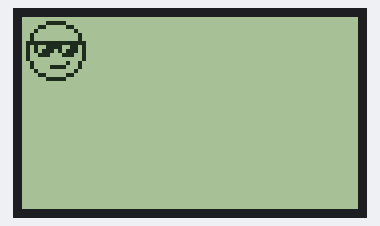
Simulated run of this program. Board: Raspberry Pi Pico running MicroPython. On the bench: 84×48 one-colour display. Library files of the repository ran but are not shown: pcd8544_fb.py.

Above: at 0.05 s.
At 4.96 s:
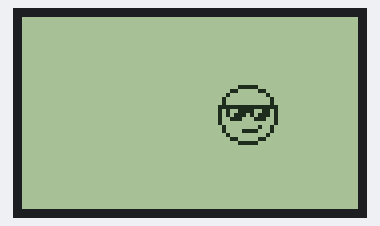
At 9.98 s:
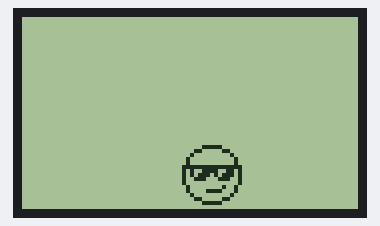
At 19.9 s:
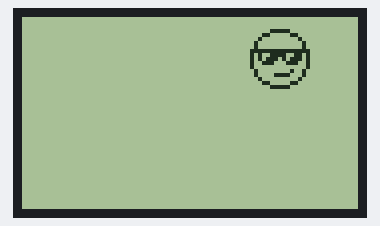
At 29.83 s:
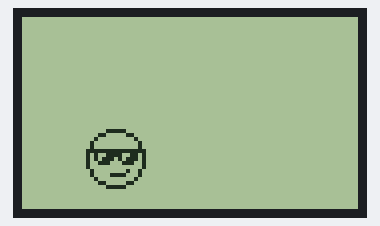
At 39.86 s:
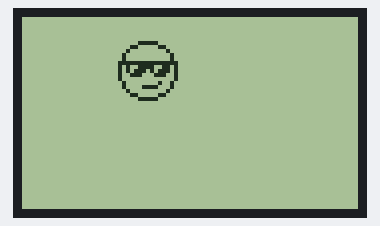

The program:

screen_saver.py
```python
# pcd8544_fb (Nokia 5110) LCD sample for Raspberry Pi Pico
# https://github.com/mcauser/micropython-pcd8544/tree/791d4239d77b0d06192c7ab7903d81a72a53f992/examples
# Connections:
#   Connect the screen up as shown below using the
#   physical pins indicated (physical pin on pico)

#   RST - Reset:                     Pico GP8 (11)     #
#   CE - Chip Enable / Chip select : Pico GP5 ( 7)     #
#   DC - Data/Command :              Pico GP4 ( 6)     #
#   Din - Serial Input (Mosi):       Pico GP7 (10)
#   Clk - SPI Clock:                 Pico GP6 ( 9)
#   Vcc:                             Pico 3V3 (36)
#   BL :                             Pico GP9(12)
#   Gnd:                             Pico GND (38)


import pcd8544_fb
import math
from machine import Pin, SPI
import utime


spi = SPI(0)
spi.init(baudrate=2000000, polarity=0, phase=0)
cs = Pin(5)
dc = Pin(4)
rst = Pin(8)

# set bl on/off
bl = Pin(9, Pin.OUT, value=1)

#initialize lcd
lcd = pcd8544_fb.PCD8544_FB(spi, cs, dc, rst)

import framebuf
buffer = bytearray((pcd8544_fb.HEIGHT // 8) * pcd8544_fb.WIDTH)
fbuf = framebuf.FrameBuffer(buffer, pcd8544_fb.WIDTH, pcd8544_fb.HEIGHT, framebuf.MONO_VLSB)

# smiley 15x15 - col major msb
smiley = bytearray(b'\xE0\x38\xE4\x22\xA2\xE1\xE1\x61\xE1\x21\xA2\xE2\xE4\x38\xE0\x03\x0C\x10\x21\x21\x41\x48\x48\x48\x49\x25\x21\x10\x0C\x03')
smiley_w = 15
smiley_h = 15
smiley_fbuf = framebuf.FrameBuffer(smiley, smiley_w, smiley_h, framebuf.MONO_VLSB)

# area the smiley can move in
bounds_w = pcd8544_fb.WIDTH - smiley_w
bounds_h = pcd8544_fb.HEIGHT - smiley_h

# direction smiley is moving
move_x = 1
move_y = 1

# pause between displaying frames
from time import sleep_ms
pause = 100

# start position
x = 1
y = 1

def render():
    global x
    global y
    global move_x
    global move_y
    # Draw the bitmap
    fbuf.fill(0)
    fbuf.blit(smiley_fbuf, x, y, 0)
    lcd.data(buffer)

    sleep_ms(pause)

    # Move down right until hit bounds
    # Then flip increment to decrement to bounce off the wall
    x = x + move_x
    y = y + move_y
    if (x <= 0 or x >= bounds_w):
        move_x = -move_x
    if (y <= 0 or y >= bounds_h):
        move_y = -move_y

while(True):
    render()
```
